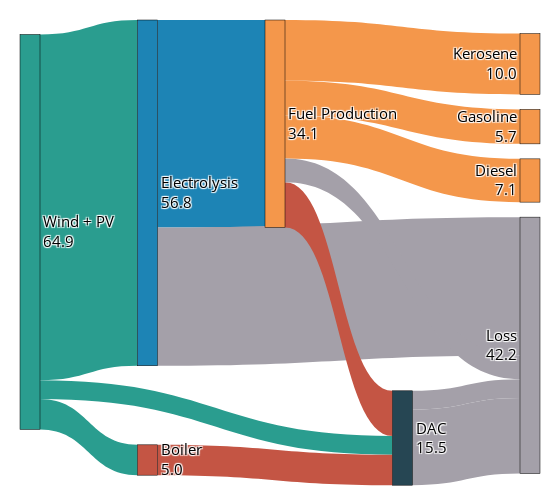

Notebook source saved alongside this figure:
### Code cell
fig = go.Figure(data=[go.Sankey(
    arrangement = 'snap',
    node = dict(
      pad = 15,
      thickness = 20,
      line = dict(color = "black", width = 0.5),
      label = labels,
      x = x,
      y = y,
      color = node_colors
    ),
    link = dict(
      source = sources, 
      target = targets,
      value = values,
      color = flow_colors
    ),
    
)])

fig.update_layout(margin=dict(l=20, r=20, t=20, b=40), font_color='black', font_family='"Open Sans", verdana, arial, sans-serif', font_size=15, width=550, height=500)
fig.show()
fig.write_image('../../gfx/Sankey.png')

### Figure 1 — Plotly figure (JSON) as saved in the notebook; plotly's stock layout.template omitted (floating-point values rounded to 4 significant figures)
{"data": [{"arrangement": "snap", "link": {"color": ["#F4974B", "#F4974B", "#F4974B", "#1D84B5", "#2A9D8F", "#A4A0A9", "#A4A0A9", "#A4A0A9", "#2A9D8F", "#C45544", "#C45544", "#2A9D8F", "#A4A0A9"], "source": [2, 2, 2, 1, 0, 1, 8, 8, 0, 2, 4, 0, 2], "target": [7, 5, 6, 2, 1, 3, 3, 3, 8, 8, 8, 4, 3], "value": [10, 7.116, 5.662, 34.1, 56.84, 22.74, 3.104, 12.42, 3.104, 7.424, 4.992, 4.992, 3.902]}, "node": {"color": ["#2A9D8F", "#1D84B5", "#F4974B", "#A4A0A9", "#C45544", "#F4974B", "#F4974B", "#F4974B", "#264653"], "label": ["Wind + PV<br>64.9", "Electrolysis<br>56.8", "Fuel Production<br>34.1", "Loss<br>42.2", "Boiler<br>5.0", "Diesel<br>7.1", "Gasoline<br>5.7", "Kerosene<br>10.0", "DAC<br>15.5"], "line": {"color": "black", "width": 0.5}, "pad": 15, "thickness": 20, "x": [0, 0.25, 0.5, 1, 0.25, 1, 1, 1, 0.75], "y": [0, 0.1, 0.1, 0.7, 1, 0.3, 0.2, 0.1, 0.95]}, "type": "sankey"}], "layout": {"font": {"color": "black", "family": "\"Open Sans\", verdana, arial, sans-serif", "size": 15}, "height": 500, "margin": {"b": 40, "l": 20, "r": 20, "t": 20}, "width": 550}}
